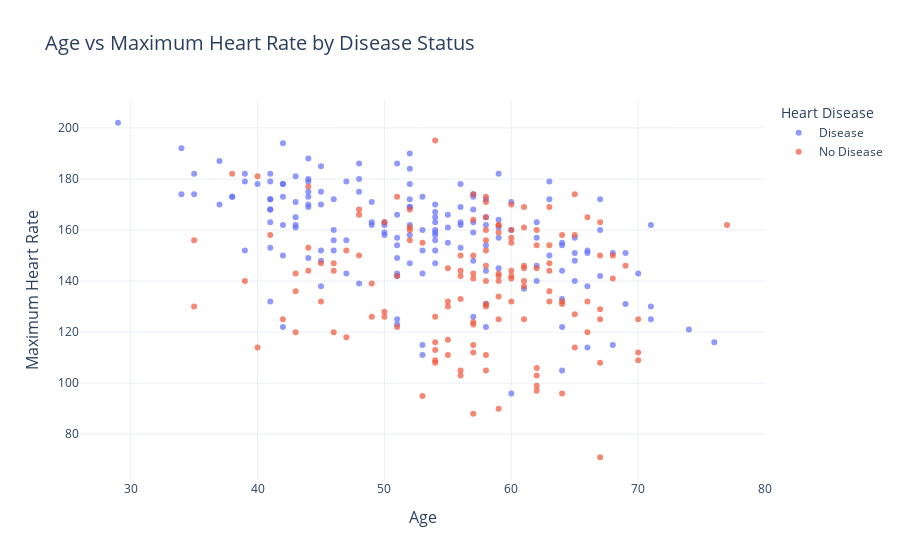

Notebook source saved alongside this figure:
### Markdown cell above
### Interactive Visualizations with Plotly

Interactive visualizations provide a dynamic way to explore the data.

### Code cell
fig = px.scatter(df, x='age', y='thalach', color='target', 
                 hover_data=['sex', 'cp', 'trestbps', 'chol'],
                 title='Age vs Maximum Heart Rate by Disease Status',
                 labels={'age': 'Age', 'thalach': 'Maximum Heart Rate', 'target': 'Heart Disease'},
                 color_discrete_sequence=['#636EFA', '#EF553B'],
                 size_max=10, opacity=0.7)

fig.update_layout(template='plotly_white',
                  title_font_size=20,
                  xaxis_title_font_size=16,
                  yaxis_title_font_size=16)

fig.show()

### Figure 1 — Plotly figure (JSON) as saved in the notebook; plotly's stock layout.template omitted (floating-point values rounded to 4 significant figures; data arrays with more than 128 entries replaced by an {"elided": "..."} marker saying what was removed)
{"data": [{"customdata": {"elided": "165x4 mixed values"}, "hovertemplate": "Heart Disease=Disease<br>Age=%{x}<br>Maximum Heart Rate=%{y}<br>sex=%{customdata[0]}<br>cp=%{customdata[1]}<br>trestbps=%{customdata[2]}<br>chol=%{customdata[3]}<extra></extra>", "legendgroup": "Disease", "marker": {"color": "#636EFA", "opacity": 0.7, "symbol": "circle"}, "mode": "markers", "name": "Disease", "orientation": "v", "showlegend": true, "type": "scatter", "x": {"elided": "165 int values"}, "xaxis": "x", "y": {"elided": "165 int values"}, "yaxis": "y"}, {"customdata": {"elided": "138x4 mixed values"}, "hovertemplate": "Heart Disease=No Disease<br>Age=%{x}<br>Maximum Heart Rate=%{y}<br>sex=%{customdata[0]}<br>cp=%{customdata[1]}<br>trestbps=%{customdata[2]}<br>chol=%{customdata[3]}<extra></extra>", "legendgroup": "No Disease", "marker": {"color": "#EF553B", "opacity": 0.7, "symbol": "circle"}, "mode": "markers", "name": "No Disease", "orientation": "v", "showlegend": true, "type": "scatter", "x": {"elided": "138 int values"}, "xaxis": "x", "y": {"elided": "138 int values"}, "yaxis": "y"}], "layout": {"legend": {"title": {"text": "Heart Disease"}, "tracegroupgap": 0}, "title": {"font": {"size": 20}, "text": "Age vs Maximum Heart Rate by Disease Status"}, "xaxis": {"anchor": "y", "domain": [0, 1], "title": {"font": {"size": 16}, "text": "Age"}}, "yaxis": {"anchor": "x", "domain": [0, 1], "title": {"font": {"size": 16}, "text": "Maximum Heart Rate"}}}}
